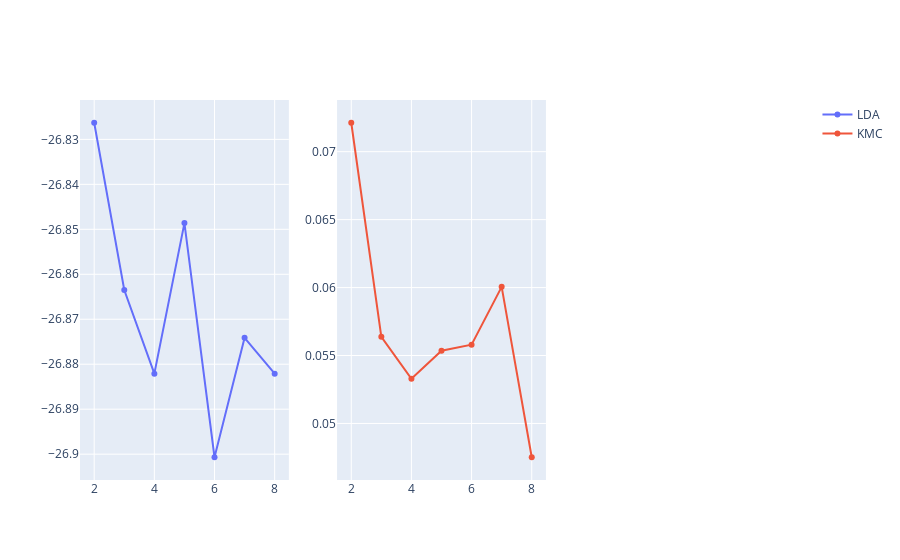

The notebook cell this image was saved under:
### Code cell
fig = make_subplots(rows=1, cols=2, shared_yaxes=False)
first_line = go.Scatter(x=df["Number of Topics"], y=df["LDA Score"], name="LDA")
second_line = go.Scatter(x=df["Number of Topics"], y=df["KMC Score"], name="KMC")
fig = make_subplots(rows=1, cols=3, shared_yaxes=False)
fig.add_trace(first_line, row=1, col=1)
fig.add_trace(second_line, row=1, col=2)
fig.show()

### Figure 1 — Plotly figure (JSON) as saved in the notebook; plotly's stock layout.template omitted (floating-point values rounded to 4 significant figures)
{"data": [{"name": "LDA", "type": "scatter", "x": [2, 3, 4, 5, 6, 7, 8], "xaxis": "x", "y": [-26.83, -26.86, -26.88, -26.85, -26.9, -26.87, -26.88], "yaxis": "y"}, {"name": "KMC", "type": "scatter", "x": [2, 3, 4, 5, 6, 7, 8], "xaxis": "x2", "y": [0.07213, 0.05638, 0.05328, 0.05535, 0.05579, 0.06005, 0.04751], "yaxis": "y2"}], "layout": {"xaxis": {"anchor": "y", "domain": [0, 0.2889]}, "xaxis2": {"anchor": "y2", "domain": [0.3556, 0.6444]}, "xaxis3": {"anchor": "y3", "domain": [0.7111, 1]}, "yaxis": {"anchor": "x", "domain": [0, 1]}, "yaxis2": {"anchor": "x2", "domain": [0, 1]}, "yaxis3": {"anchor": "x3", "domain": [0, 1]}}}
